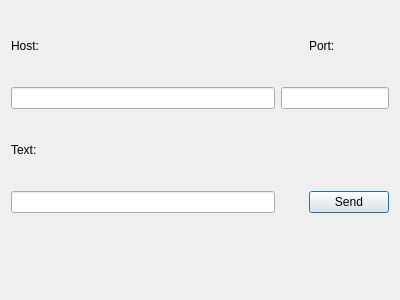
<?xml version="1.0" encoding="UTF-8"?>
<ui version="4.0">
 <class>MyTcpClient</class>
 <widget class="QWidget" name="MyTcpClient">
  <property name="geometry">
   <rect>
    <x>0</x>
    <y>0</y>
    <width>400</width>
    <height>300</height>
   </rect>
  </property>
  <property name="windowTitle">
   <string>MyTcpClient</string>
  </property>
  <layout class="QGridLayout" name="gridLayout">
   <item row="0" column="0">
    <widget class="QLabel" name="label">
     <property name="text">
      <string>Host:</string>
     </property>
    </widget>
   </item>
   <item row="0" column="2">
    <widget class="QLabel" name="label_2">
     <property name="text">
      <string>Port:</string>
     </property>
    </widget>
   </item>
   <item row="1" column="0">
    <widget class="QLineEdit" name="enterHost"/>
   </item>
   <item row="1" column="1" colspan="2">
    <widget class="QLineEdit" name="enterPort"/>
   </item>
   <item row="2" column="0">
    <widget class="QLabel" name="label_3">
     <property name="text">
      <string>Text:</string>
     </property>
    </widget>
   </item>
   <item row="3" column="0">
    <widget class="QLineEdit" name="enterText"/>
   </item>
   <item row="3" column="2">
    <widget class="QPushButton" name="sendButton">
     <property name="text">
      <string>Send</string>
     </property>
     <property name="autoDefault">
      <bool>true</bool>
     </property>
     <property name="default">
      <bool>true</bool>
     </property>
    </widget>
   </item>
   <item row="4" column="0" colspan="2">
    <widget class="QLabel" name="answerLabel">
     <property name="text">
      <string/>
     </property>
    </widget>
   </item>
  </layout>
 </widget>
 <layoutdefault spacing="6" margin="11"/>
 <resources/>
 <connections/>
</ui>
